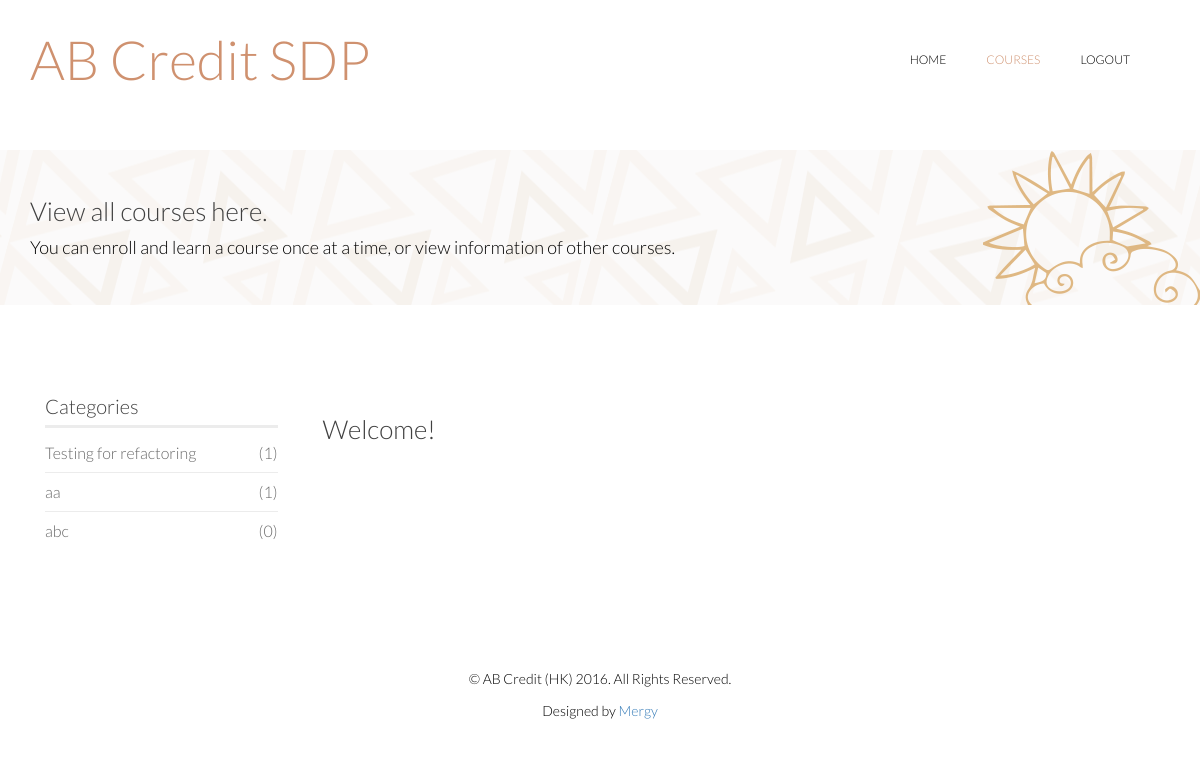
Screenshot of /participant/course/ (signed in) with the database file from the repository.
### course/models.py (models this page shows, shortened)
class Category(models.Model):
    name = models.CharField(max_length=200)

### course/views/participant_view.py (the view)
# urls.py: url(r'^', include('course.urls')),
@login_required
def course(request):
    participant = Participant.objects.get(user__pk=request.user.id)
    counts = participant.viewCategories()
    return render_to_response('participant/course.html', locals())

### course/models.py (called while the page is built)
    def viewCategories(self):
        menu = dict()
        return menu

    def viewCategories(self):
        menu = super(Participant, self).viewCategories()
        for c in Category.objects.all():
            menu[c] = Course.objects.filter(category=c, is_open=True).count()
        return menu

### course/templates/participant/course.html (shortened to what this page needs)
<html lang="en">
<head>
    {% load static %}
    <link rel="stylesheet" href="{% static 'css/bootstrap.min.css' %}" />
    <link rel="stylesheet" href="{% static 'css/font-awesome.min.css' %}" />
    <link rel="stylesheet" href="{% static 'css/animate.min.css' %}" />
    <link rel="stylesheet" href="{% static 'css/lightbox.css' %}" />
    <link rel="stylesheet" href="{% static 'css/main.css' %}" />
    <link rel="stylesheet" href="{% static 'css/responsive.css' %}" />
</head>
<body>
	<header id="header">
        <div class="navbar navbar-inverse" role="banner">
            <div class="container">
                <div class="navbar-header">
                    <a class="navbar-brand" href="/">
                        <h1 style="font-size: 300%; color: #cf916f">AB Credit SDP</h1>
                    </a>
                </div>
                <div class="collapse navbar-collapse">
                    <ul class="nav navbar-nav navbar-right">
                        <li><a href="/">Home</a></li>
                        <li class="active"><a href="/participant/course">Courses</a></li>
                        <li><a onclick="logout()">Logout</a></li>
                    </ul>
                </div>
            </div>
        </div>
    </header>
    <section id="page-breadcrumb">
        <div class="vertical-center sun">
             <div class="container">
                <div class="row">
                    <div class="action">
                        <div class="col-sm-12">
                            <h1 class="title">View all courses here.</h1>
                            <p>You can enroll and learn a course once at a time, or view information of other courses.</p>
                        </div>
                    </div>
                </div>
            </div>
        </div>
   </section>
    <section id="projects" class="padding-top">
        <div class="container">
            <div class="row">
                <div class="col-lg-3 col-md-4 col-sm-5">
                  <div class="col-sm-12">
                    <div class="sidebar portfolio-sidebar">
                        <div class="sidebar-item categories" id="category_bar">
                            <h3>Categories</h3>
                            <ul class="nav navbar-stacked">
                              {% for category, num in counts.items %}
                                <li><a onclick="getCategoryInfo('{{category.id}}', '{{category.name}}')">{{category.name}}<span class="pull-right">({{num}})</span></a></li>
                              {% endfor %}
                            </ul>
                        </div>
                    </div>
                  </div>
                </div>
                <div class="col-lg-9 col-md-8 col-sm-7">
                  <div class="col-sm-12">
                    <div class="row">
                        <h1 id="content-title">Welcome!</h1>
                    </div>
                  </div>
                </div>
            </div>
        </div>
    </section>
    <footer id="footer">
        <div class="container">
            <div class="row">
                <div class="col-sm-12">
                    <div class="copyright-text text-center">
                        <p>&copy; AB Credit (HK) 2016. All Rights Reserved.</p>
                        <p>Designed by <a target="_blank" href="http://www.cs.hku.hk/programme/course_info.jsp?infile=2016/comp3297.html">Mergy</a></p>
                    </div>
                </div>
            </div>
        </div>
    </footer>
</body>
</html>

### course/static/css/lightbox.css (style rules this page uses)
body:after { content: url(../image/lightbox/close.png) url(../image/lightbox/loading.gif) url(../image/lightbox/prev.png) url(../image/lightbox/next.png); display: none; }

### course/static/css/main.css (style rules this page uses)
body { background: #fff; font-family: 'Lato', sans-serif; font-weight: 300; font-size: 14px; line-height: 22px; color: #000; }
html { height: 100%; }
a { -webkit-transition: 300ms; -moz-transition: 300ms; -o-transition: 300ms; transition: 300ms; }
ul { list-style: none; }
h1, h2, h3, h4, h5, h6 { font-family: 'Lato', sans-serif; font-weight: 300; }
h1 { font-size: 26px; color: #404040; }
h3 { font-size: 20px; color: #404040; }
.padding-top { padding-top: 90px; }
#header { margin-bottom: 0; padding: 30px 0 60px 0; }
#header .navbar-inverse .container { position: relative; }
#header .navbar { background: #fff; border: 0; margin-bottom: 0; }
#header .navbar-brand { padding: 0; margin-left: 0; }
#header .navbar-brand h1 { padding: 0; margin: 0; }
#header .navbar-nav.navbar-right >li:last-child { margin-right: 20px; }
#header .navbar-nav.navbar-right >li a { color: #000; font-size: 12px; padding: 20px; text-transform: uppercase; font-weight: 300; }
#header .navbar-inverse .navbar-nav li.active > a, #header .navbar-inverse .navbar-nav li.active > a:focus, #header .navbar-nav.navbar-right li > a:hover, .navbar-inverse .navbar-nav > .open > a { background-color: inherit; border: 0; color: #cf916f; }
#footer { padding-bottom: 75px; background-repeat: repeat-x; background-position: bottom; background-size: contain; }
.copyright-text { margin-top: 70px; }
#action, #page-breadcrumb { background-image: url(../image/home/tour-bg.png); background-color: #fbfafa; background-repeat: repeat-x; height: 155px; background-position: center; display: table; position: static; width: 100%; }
.vertical-center { display: table-cell; vertical-align: middle; width: 100%; position: statice; }
.sun { background-image: url(../image/home/tour-icon1.png); background-repeat: no-repeat; background-position: 100% bottom; }
.action h1 { margin-top: 0; }
.action p { font-size: 18px; margin-bottom: 0; font-weight: 300; }
.title { color: #404040; font-weight: 300; }
#action , #page-breadcrumb { position: relative; }
.sidebar h3 { color: #404040; margin-top: 0; border-bottom: 3px solid #ececec; margin-bottom: 6px; padding-bottom: 8px; }
.sidebar-item { margin-bottom: 48px; }
.categories .navbar-stacked li { border-bottom: 1px solid #ececec; }
.categories .navbar-stacked li:last-child { border-bottom: 0px solid #ececec; }
.categories .navbar-stacked li a { font-size: 16px; color: #6a6a6a; padding: 8px 0; padding-left: 0; }

### rows the page displays
Category: name "Testing for refactoring", id "1"
Category: name "aa", num "1"
Category: name "abc", num "0"
